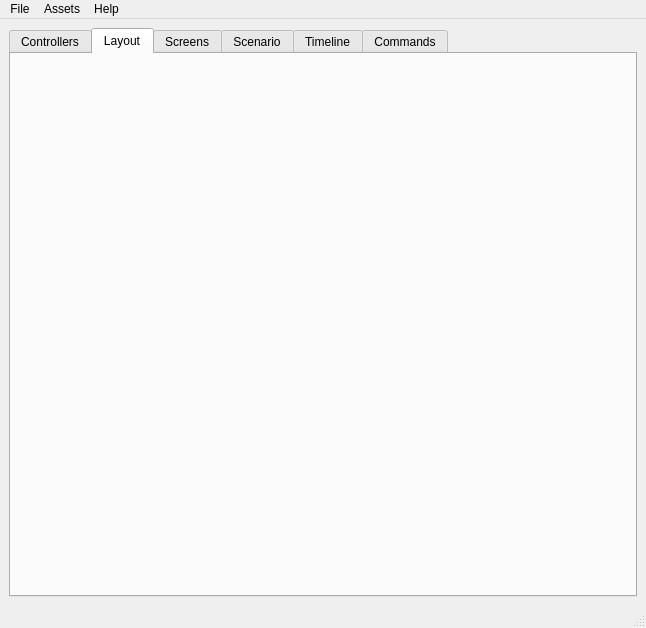
<?xml version="1.0" encoding="UTF-8"?>
<ui version="4.0">
 <class>MainWindow</class>
 <widget class="QMainWindow" name="MainWindow">
  <property name="geometry">
   <rect>
    <x>0</x>
    <y>0</y>
    <width>646</width>
    <height>628</height>
   </rect>
  </property>
  <property name="windowTitle">
   <string>MainWindow</string>
  </property>
  <widget class="QWidget" name="centralwidget">
   <layout class="QVBoxLayout" name="verticalLayout_6">
    <item>
     <widget class="QTabWidget" name="Main_Tabs">
      <property name="sizePolicy">
       <sizepolicy hsizetype="Expanding" vsizetype="Expanding">
        <horstretch>0</horstretch>
        <verstretch>0</verstretch>
       </sizepolicy>
      </property>
      <property name="currentIndex">
       <number>1</number>
      </property>
      <property name="tabsClosable">
       <bool>false</bool>
      </property>
      <widget class="QWidget" name="Controller_Tab">
       <attribute name="title">
        <string>Controllers</string>
       </attribute>
       <layout class="QVBoxLayout" name="verticalLayout_3"/>
      </widget>
      <widget class="QWidget" name="ProjectLayout_Tab">
       <attribute name="title">
        <string>Layout</string>
       </attribute>
       <layout class="QHBoxLayout" name="Tab2horizontalLayout"/>
      </widget>
      <widget class="QWidget" name="ScreenEdit_Tab">
       <attribute name="title">
        <string>Screens</string>
       </attribute>
       <layout class="QHBoxLayout" name="ScreenEditLayout"/>
      </widget>
      <widget class="QWidget" name="FileStructure_Tab">
       <attribute name="title">
        <string>Scenario</string>
       </attribute>
       <layout class="QHBoxLayout" name="ScenarioLayout"/>
      </widget>
      <widget class="QWidget" name="Timeline_tab">
       <attribute name="title">
        <string>Timeline</string>
       </attribute>
       <layout class="QHBoxLayout" name="horizontalLayout_6"/>
      </widget>
      <widget class="QWidget" name="tab">
       <attribute name="title">
        <string>Commands</string>
       </attribute>
       <layout class="QVBoxLayout" name="verticalLayout_5">
        <item>
         <widget class="QFrame" name="Command_page">
          <property name="frameShape">
           <enum>QFrame::StyledPanel</enum>
          </property>
          <property name="frameShadow">
           <enum>QFrame::Raised</enum>
          </property>
          <layout class="QVBoxLayout" name="verticalLayout_4">
           <property name="spacing">
            <number>11</number>
           </property>
           <property name="sizeConstraint">
            <enum>QLayout::SetDefaultConstraint</enum>
           </property>
           <item>
            <layout class="QHBoxLayout" name="horizontalLayout_2">
             <property name="sizeConstraint">
              <enum>QLayout::SetMinimumSize</enum>
             </property>
             <item>
              <widget class="QPushButton" name="Command_Add_Button">
               <property name="minimumSize">
                <size>
                 <width>100</width>
                 <height>25</height>
                </size>
               </property>
               <property name="maximumSize">
                <size>
                 <width>100</width>
                 <height>25</height>
                </size>
               </property>
               <property name="text">
                <string>View command</string>
               </property>
              </widget>
             </item>
             <item>
              <spacer name="horizontalSpacer">
               <property name="orientation">
                <enum>Qt::Horizontal</enum>
               </property>
               <property name="sizeHint" stdset="0">
                <size>
                 <width>40</width>
                 <height>20</height>
                </size>
               </property>
              </spacer>
             </item>
            </layout>
           </item>
           <item>
            <layout class="QHBoxLayout" name="horizontalLayout_4">
             <property name="sizeConstraint">
              <enum>QLayout::SetMinimumSize</enum>
             </property>
             <item>
              <widget class="QComboBox" name="Command_Ver">
               <property name="minimumSize">
                <size>
                 <width>70</width>
                 <height>25</height>
                </size>
               </property>
               <property name="maximumSize">
                <size>
                 <width>70</width>
                 <height>25</height>
                </size>
               </property>
              </widget>
             </item>
             <item>
              <widget class="QComboBox" name="Command_Section">
               <property name="minimumSize">
                <size>
                 <width>200</width>
                 <height>25</height>
                </size>
               </property>
               <property name="maximumSize">
                <size>
                 <width>400</width>
                 <height>25</height>
                </size>
               </property>
              </widget>
             </item>
             <item>
              <spacer name="horizontalSpacer_3">
               <property name="orientation">
                <enum>Qt::Horizontal</enum>
               </property>
               <property name="sizeHint" stdset="0">
                <size>
                 <width>40</width>
                 <height>20</height>
                </size>
               </property>
              </spacer>
             </item>
            </layout>
           </item>
           <item>
            <widget class="QComboBox" name="Command_itself">
             <property name="minimumSize">
              <size>
               <width>100</width>
               <height>25</height>
              </size>
             </property>
             <property name="maximumSize">
              <size>
               <width>16777215</width>
               <height>25</height>
              </size>
             </property>
            </widget>
           </item>
           <item>
            <widget class="Line" name="line">
             <property name="orientation">
              <enum>Qt::Horizontal</enum>
             </property>
            </widget>
           </item>
           <item>
            <widget class="QTextBrowser" name="Command_browser">
             <property name="minimumSize">
              <size>
               <width>250</width>
               <height>100</height>
              </size>
             </property>
             <property name="acceptRichText">
              <bool>false</bool>
             </property>
             <property name="textInteractionFlags">
              <set>Qt::LinksAccessibleByMouse|Qt::TextSelectableByMouse</set>
             </property>
            </widget>
           </item>
          </layout>
         </widget>
        </item>
       </layout>
      </widget>
     </widget>
    </item>
   </layout>
  </widget>
  <widget class="QMenuBar" name="menubar">
   <property name="geometry">
    <rect>
     <x>0</x>
     <y>0</y>
     <width>646</width>
     <height>21</height>
    </rect>
   </property>
   <widget class="QMenu" name="menu_Menu">
    <property name="enabled">
     <bool>true</bool>
    </property>
    <property name="title">
     <string>File</string>
    </property>
    <addaction name="FileMenuActionNew_Project"/>
    <addaction name="FileMenuActionOpen_project"/>
    <addaction name="FileMenuActionOpen_Recent"/>
    <addaction name="separator"/>
    <addaction name="FileMenuActionSave_Project"/>
    <addaction name="FileMenuActionSave_Project_as"/>
    <addaction name="separator"/>
    <addaction name="FileMenuActionQuit"/>
   </widget>
   <widget class="QMenu" name="menuHelp">
    <property name="title">
     <string>Help</string>
    </property>
    <widget class="QMenu" name="menuTips">
     <property name="title">
      <string>Tips and Hints</string>
     </property>
     <addaction name="TipsActionEverything"/>
     <addaction name="TipsActionMajor"/>
     <addaction name="TipsActionMost_elaborate"/>
     <addaction name="TipsActionDisabled"/>
    </widget>
    <addaction name="menuTips"/>
   </widget>
   <widget class="QMenu" name="menuAssets">
    <property name="title">
     <string>Assets</string>
    </property>
    <widget class="QMenu" name="menuControllers">
     <property name="title">
      <string>Controllers</string>
     </property>
     <addaction name="actionCreateControllerTemplate"/>
     <addaction name="actionEditControllerTemplate"/>
    </widget>
    <widget class="QMenu" name="menuCommands">
     <property name="title">
      <string>Commands</string>
     </property>
     <addaction name="actionCreateCommand"/>
     <addaction name="actionEditCommand"/>
    </widget>
    <addaction name="menuControllers"/>
    <addaction name="menuCommands"/>
    <addaction name="separator"/>
   </widget>
   <addaction name="menu_Menu"/>
   <addaction name="menuAssets"/>
   <addaction name="menuHelp"/>
  </widget>
  <widget class="QStatusBar" name="statusbar"/>
  <action name="FileMenuActionQuit">
   <property name="text">
    <string>Quit</string>
   </property>
  </action>
  <action name="FileMenuActionNew_Project">
   <property name="text">
    <string>New Project</string>
   </property>
  </action>
  <action name="FileMenuActionOpen_project">
   <property name="text">
    <string>Open project</string>
   </property>
  </action>
  <action name="FileMenuActionSave_Project">
   <property name="text">
    <string>Save Project</string>
   </property>
  </action>
  <action name="FileMenuActionSave_Project_as">
   <property name="text">
    <string>Save Project as</string>
   </property>
  </action>
  <action name="FileMenuActionOpen_Recent">
   <property name="text">
    <string>Open Recent</string>
   </property>
  </action>
  <action name="TipsActionEverything">
   <property name="checkable">
    <bool>true</bool>
   </property>
   <property name="text">
    <string>Everything</string>
   </property>
  </action>
  <action name="TipsActionMajor">
   <property name="checkable">
    <bool>true</bool>
   </property>
   <property name="text">
    <string>Major</string>
   </property>
  </action>
  <action name="TipsActionMost_elaborate">
   <property name="checkable">
    <bool>true</bool>
   </property>
   <property name="text">
    <string>Most Elaborate</string>
   </property>
  </action>
  <action name="TipsActionDisabled">
   <property name="checkable">
    <bool>true</bool>
   </property>
   <property name="checked">
    <bool>true</bool>
   </property>
   <property name="text">
    <string>Disabled</string>
   </property>
  </action>
  <action name="actionCreateControllerTemplate">
   <property name="text">
    <string>Create</string>
   </property>
  </action>
  <action name="actionEditControllerTemplate">
   <property name="text">
    <string>Edit</string>
   </property>
  </action>
  <action name="actionCreateCommand">
   <property name="text">
    <string>Create</string>
   </property>
  </action>
  <action name="actionEditCommand">
   <property name="text">
    <string>Edit</string>
   </property>
  </action>
 </widget>
 <resources/>
 <connections/>
</ui>
